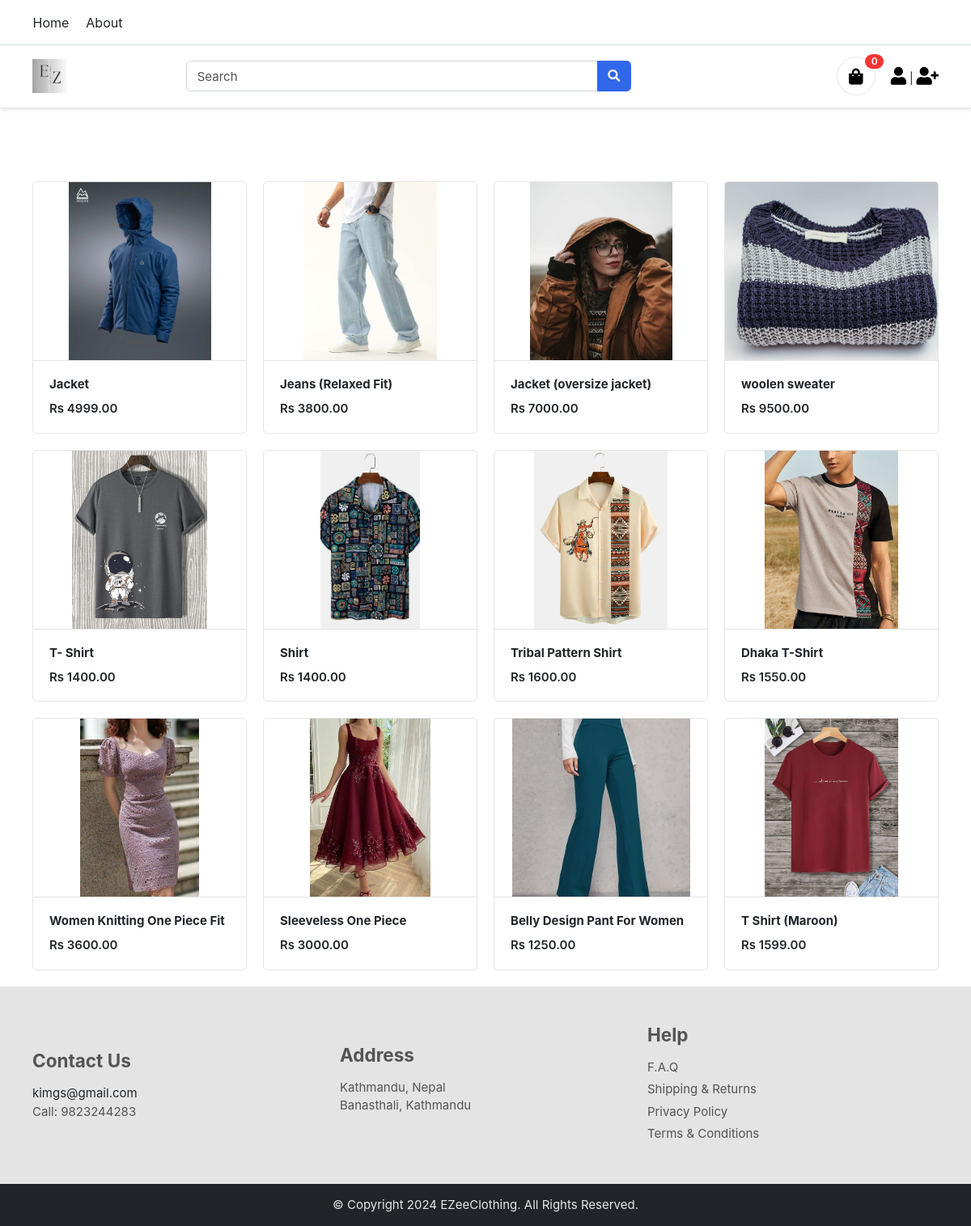
The app's page / (signed in) with its own data.
### accounts/models.py (models this page shows)
class Profile(BaseModel):
    user = models.OneToOneField(User , on_delete=models.CASCADE , related_name="profile")
    is_email_verified = models.BooleanField(default=False)
    email_token = models.CharField(max_length=100 , null=True , blank=True)
    profile_image = models.ImageField(upload_to = 'profile')
    def get_cart_count(self):
        return CartItems.objects.filter(cart__is_paid = False, cart__user = self.user).count()

### products/models.py (models this page shows, shortened)
class Product(BaseModel):
    product_name = models.CharField(max_length=100)
    slug = models.SlugField(unique=True  , null=True , blank=True)
    category = models.ForeignKey(Category , on_delete=models.CASCADE , related_name="products")
    price = models.IntegerField()
    product_desription = models.TextField()
    size_variant = models.ManyToManyField(SizeVariant , blank=True)

class ProductImage(BaseModel):
    product = models.ForeignKey(Product , on_delete=models.CASCADE , related_name="product_images")
    image =  models.ImageField(upload_to="product")

### home/views.py (the view)
# urls.py: path('', index, name="index"),
def index(request):
    context = {'products': Product.objects.all()}
    return render(request, 'home/index.html',context)

### templates/home/index.html
{% extends "base/base.html"%}
{% block start %}
<div class="container mt-5 pt-5">
    <div class="row">
        {% for product in products %}
        <div class="col-md-3">
            <figure class="card card-product-grid">
                <div class="img-wrap"> <img src="/media/{{product.product_images.first.image}}"> </div>
                <figcaption class="info-wrap border-top">
                    <a href="{% url 'get_product' product.slug %}" class="title">
                        <b>{{product.product_name}}</b></a>
                    <div class="price mt-2">Rs {{product.price}}.00</div>
                </figcaption>
            </figure>
        </div>
        {% endfor %}
    </div>
</div>
{% endblock %}

### templates/base/base.html (shortened to what this page needs)
{% load static %}
<!DOCTYPE HTML>
<html lang="en">
<head>
    <link href="/media/css/bootstrap.css" rel="stylesheet" type="text/css" />
    <link href="/media/fonts/fontawesome/css/all.min.css" type="text/css" rel="stylesheet">
    <link href="/media/css/ui.css" rel="stylesheet" type="text/css" />
    <link href="/media/css/responsive.css" rel="stylesheet" />
</head>
<body>
    <header class="section-header" style="box-shadow: 0px 2px 5px rgba(0,0,0,0.1);">
        <nav class="navbar navbar-dark navbar-expand p-0"
            style="box-shadow: 0px 1px 0px rgba(8, 65, 69, 0.201);  height: 55px; font-size: 16px;">
            <div class="container">
                <ul class="navbar-nav d-none d-md-flex mr-auto">
                    <li class="nav-item"><a class="nav-link  text-dark" href="/">Home</a></li>
                    <li class="nav-item"><a class="nav-link  text-dark" href="{% url 'about' %}">About</a></li>
                </ul>
            </div>
        </nav>
        <section class="header-main border-bottom" style="font-size: 14px;">
            <div class="container">
                <div class="row align-items-center ">
                    <div class="col-lg-2 col-4">
                        <div class="brand-wrap">
                            <a href="/">
                                <img class="logo" src="{{ MEDIA_URL }}logo.jpg" alt="logo">
                            </a>
                        </div>
                    </div>
                    <div class="col-lg-6 col-sm-12">
                        <form action="#" class="search">
                            <div class="input-group w-100">
                                <input type="text" class="form-control" placeholder="Search">
                                <div class="input-group-append">
                                    <button class="btn btn-primary" type="submit">
                                        <i class="fa fa-search"></i>
                                    </button>
                                </div>
                            </div>
                        </form>
                    </div>
                    <div class="col-lg-4 col-sm-6 col-8">
                        <div class="widgets-wrap float-md-right">
                            <div class="widget-header  mr-3">
                                <a href="{% url 'cart' %}" class="icon icon-sm rounded-circle border"><i
                                        class="fa fa-shopping-bag" style="color: black;"></i></a>
                                <span
                                    class="badge badge-pill badge-danger notify">{{request.user.profile.get_cart_count}}</span>
                            </div>
                            <div class="widget-header icontext">
                                <div class="text">
                                    <div>
                                        <a href="{% url 'login' %}"><i class="fa fa-user"
                                                style="color: black; font-size: 22px; "></i></a> |
                                        <a href="{% url 'register' %}"> <i class="fas fa-user-plus"
                                                style="color: black; font-size: 22px;"></i></a>
                                    </div>
                                </div>
                            </div>
                        </div>
                    </div>
                </div>
            </div>
        </section>
    </header>
    {% block start %}
    {% endblock %}
    <footer class="section-footer bg-light py-5">
        <div class="container">
            <div class="row align-items-center">
                <div class="col-lg-4 col-md-4 text-md-left text-center mb-4 mb-md-0">
                    <div class="widget contact-widget">
                        <h4 class="widget-title mb-3">Contact Us</h4>
                        <a href="mailto:your-email@domain.com" class="text-dark">kimgs@gmail.com</a>
                        <p class="mb-0">Call: 9823244283</p>
                    </div>
                </div>
                <div class="col-lg-4 col-md-4 text-md-left text-center mb-4 mb-md-0">
                    <div class="widget address-widget">
                        <h4 class="widget-title mb-3">Address</h4>
                        <address>
                            Kathmandu, Nepal<br>
                            Banasthali, Kathmandu<br>
                        </address>
                    </div>
                </div>
                <div class="col-lg-4 col-md-4 text-md-left text-center">
                    <div class="widget text-widget">
                        <h4 class="widget-title mb-3">Help</h4>
                        <ul class="list-unstyled mb-0">
                            <li><a href="#">F.A.Q</a></li>
                            <li><a href="#">Shipping & Returns</a></li>
                            <li><a href="#">Privacy Policy</a></li>
                            <li><a href="#">Terms & Conditions</a></li>
                        </ul>
                    </div>
                </div>
            </div>
        </div>
    </footer>
    <div class="copyright-bar bg-dark text-center py-3">
        <p class="text-light mb-0">© Copyright 2024 EZeeClothing. All Rights Reserved.</p>
    </div>
</body>
</html>

### public/static/css/ui.css (style rules this page uses)
html { font-family: 'Inter', sans-serif; font-size: 15px; }
.img-wrap { text-align: center; display: block; }
.img-wrap img { max-width: 100%; }
.icon-xs, .icon-sm, .icon-md, .icon-lg { display: inline-block; text-align: center; flex-shrink: 0; flex-grow: 0; }
.icon-sm { width: 48px; height: 48px; line-height: 48px; font-size: 20px; }
figure { margin-bottom: 0; }
.card .title { color: #212529; }
p:last-child { margin-bottom: 0; }
.header-main { position: relative; padding-top: 1rem; padding-bottom: 1rem; }
.brand-wrap .logo, .navbar-brand .logo { margin-right: 7px; max-height: 42px; display: inline-block; }
.widget-header { display: inline-block; vertical-align: middle; position: relative; }
.widget-header a { color: #545454; }
.widget-header i { color: #969696; }
.widget-header .notify { position: absolute; top: -3px; right: -10px; }
.section-footer ul li { margin-bottom: 5px; }
.section-footer ul a { color: inherit; }
[class*="list-"] li:after { visibility: hidden; display: block; content: ""; overflow: hidden; height: 0; clear: both; }
[class*='card-product'] a.title { color: #212529; display: block; }
[class*='card-product'] .img-wrap { overflow: hidden; position: relative; }
[class*='card-product'] .img-wrap img { height: 100%; max-width: 100%; width: auto; display: inline-block; object-fit: cover; }
.card-product-grid { margin-bottom: 20px; }
.card-product-grid .img-wrap { border-radius: 0.2rem 0.2rem 0 0; height: 220px; }
.card-product-grid .info-wrap { overflow: hidden; padding: 18px 20px; }
.card .img-wrap { overflow: hidden; }
.icontext { display: inline-flex; align-items: center; vertical-align: middle; }
.icontext .text { width: 100%; line-height: 1.2; color: #212529; }
.notify { position: absolute; top: -4px; right: -10px; display: inline-block; padding: .25em .6em; font-size: 12px; line-height: 1; text-align: center; border-radius: 3rem; color: #fff; background-color: #fa3434; }
.price { font-weight: 600; color: #212529; }

### records on screen
Product: product_images.first.image (picture), product_name "Jacket", price "4999"
Product: product_images.first.image (picture), product_name "Jeans (Relaxed Fit)", price "3800"
Product: product_images.first.image (picture), product_name "Jacket (oversize jacket)", price "7000"
Product: product_images.first.image (picture), product_name "woolen sweater", price "9500"
Product: product_images.first.image (picture), product_name "T- Shirt", price "1400"
Product: product_images.first.image (picture), product_name "Shirt", price "1400"
Product: product_images.first.image (picture), product_name "Tribal Pattern Shirt", price "1600"
Product: product_images.first.image (picture), product_name "Dhaka T-Shirt", price "1550"
Product: product_images.first.image (picture), product_name "Women Knitting One Piece Fit", price "3600"
Product: product_images.first.image (picture), product_name "Sleeveless One Piece", price "3000"
Product: product_images.first.image (picture), product_name "Belly Design Pant For Women", price "1250"
Product: product_images.first.image (picture), product_name "T Shirt (Maroon)", price "1599"

### other values on screen
{{ request.user.profile.get_cart_count }} "0"
